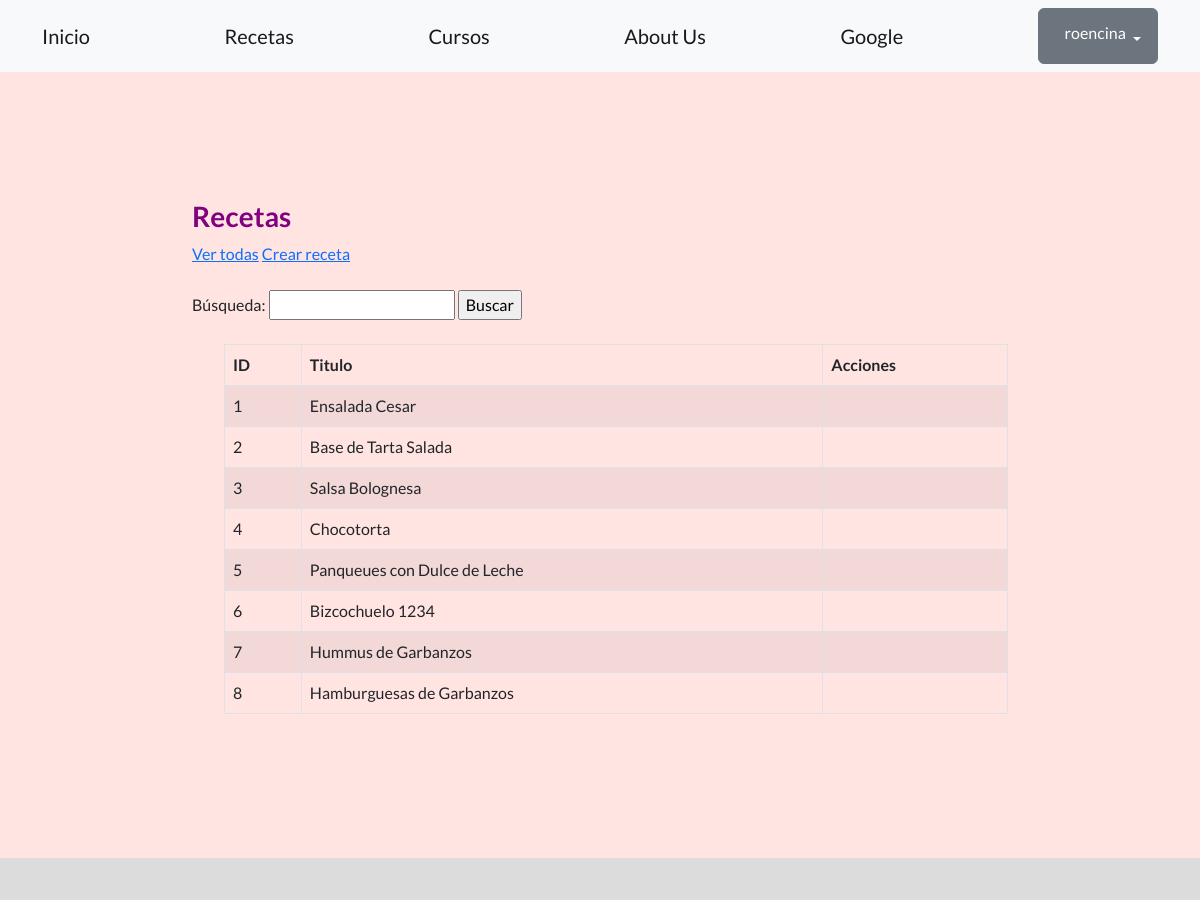
/comidas/recetas/ (signed in, upper part), run on an earlier commit of the app's database.
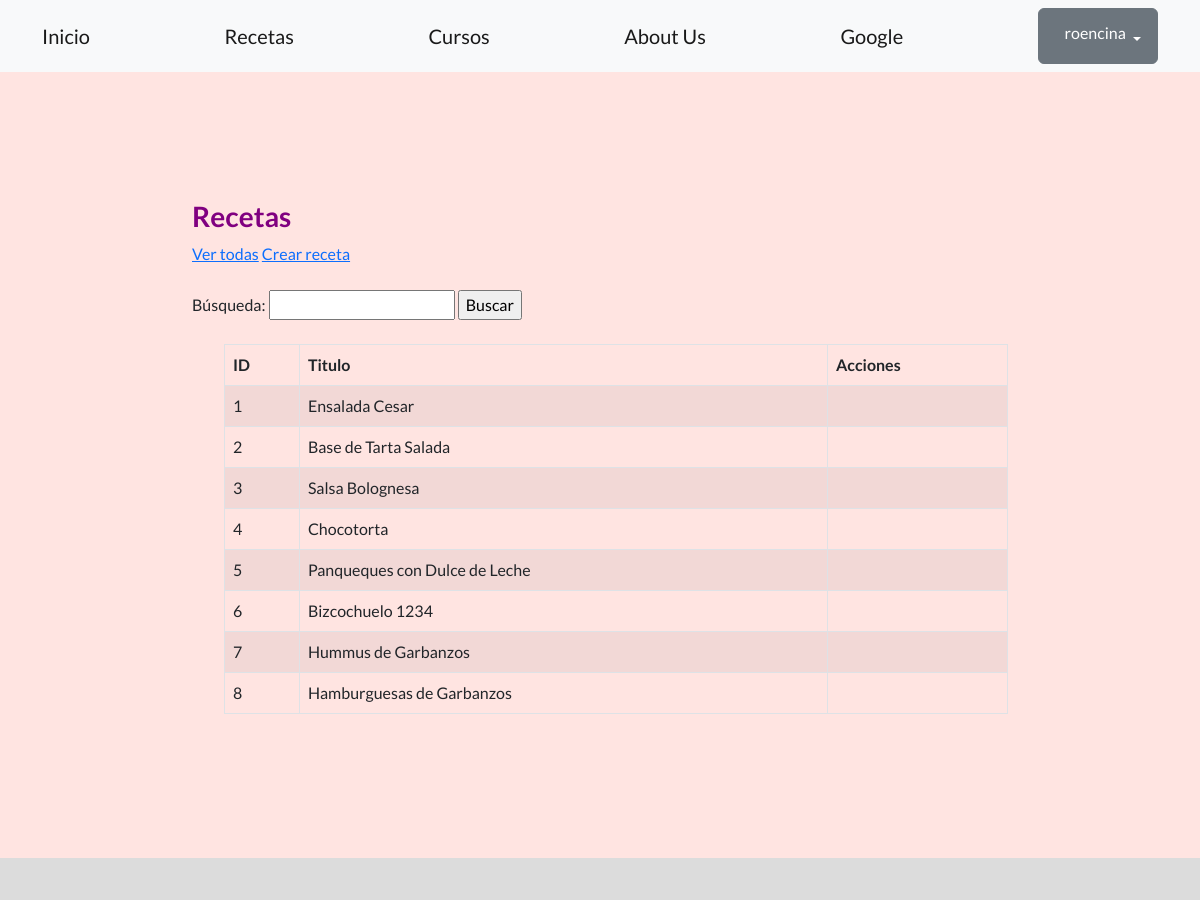
And on a later commit of the database.
### recetas/models.py (models this page shows, shortened)
class Todas(models.Model):
     tipo= models.CharField(max_length=100)
     titulo= models.CharField(max_length=100)
     creador = models.ForeignKey(User, on_delete=models.SET_NULL, null=True)

### recetas/views.py (the view)
# urls.py: path('recetas/', listar_recetas, name="lista_recetas"),
@login_required
def listar_recetas (request):
    contexto= {
    "recetas":Todas.objects.all(),
    }
    http_response= render (
        request=request,
        template_name= 'recetas/lista_recetas.html',
        context=contexto,
    )
    return http_response

### blog_comidas/recetas/templates/recetas/lista_recetas.html (shortened to what this page needs)
{% extends "base.html" %}
{% block contenido %}
<h3 style="color:purple;"> Recetas </h3>
<a href="{% url 'lista_recetas' %}">Ver todas</a>
<a href="{% url 'crear_receta' %}">Crear receta</a>
<br><br>
<form action="{% url 'buscar_receta' %}" method="post">
  <label for="busqueda">Búsqueda:</label>
  <input type="text" id="busqueda" name="busqueda" />
  <input type="submit" value="Buscar" />
</form>
<br>
<ul>
  <table class="table table-striped table-bordered">
    <thead>
    <tr>
      <th>ID</th>
      <th>Titulo</th>
      <th>Acciones</th>
  </tr>
    </thead>
    <tbody>
      {% for recetas in recetas %}
        <td>{{ recetas.id }}</td>
        <td>{{ recetas.titulo }}</td>
        <td>
        </td>
      {% endfor %}
    </tbody>
  </table>
  {% endblock contenido %}

### templates_base/base.html (shortened to what this page needs)
{% load static %}
<!DOCTYPE html>
<html lang="en">
    <head>
        <link href="https://cdn.jsdelivr.net/npm/bootstrap-icons@1.5.0/font/bootstrap-icons.css" rel="stylesheet" type="text/css" />
        <link href="{% static 'css/styles.css' %}" rel="stylesheet" />
    <body>
    <nav class="navbar navbar-light bg-light static-top">
        <div class="container">
            <a class="navbar-brand" href="{% url 'inicio' %}">Inicio</a>
            <a class="navbar-brand" href="{% url 'lista_recetas' %}">Recetas</a>
            <a class="navbar-brand" href="{% url 'lista_cursos' %}">Cursos</a>
            <a class="navbar-brand" href="{% url 'about-us' %}">About Us</a>
            <a class="navbar-brand" href="https://www.google.com">Google</a>
            {% if user.is_authenticated %}
            <div class="dropdown">
                <button class="btn btn-secondary dropdown-toggle" type="button" id="dropdownMenuButton1" data-bs-toggle="dropdown" aria-expanded="false">
                    <div style="display: inline-flex;">
                        <span>{{ user.username }}</span>
                    </div>
                </button>
            </div>
            {% else %}
            <a class="btn btn-primary" href="{% url 'login' %}">Inicio sesión</a>
            <a class="btn btn-success" href="{% url 'registro' %}">Registro</a>
            {% endif %}
        </div>
    </nav>
    <section style="padding:8rem 12rem; background-color: mistyrose;">
        {% block contenido %}
        {% endblock contenido %}
    </section>
        <section style="padding: 150px 40px; background-color:gainsboro;">
    </body>
</html>

What changed in the data, as far as the page shows it:
changed Todas id 5: titulo "Panqueues con Dulce de Leche" → "Panqueques con Dulce de Leche"
